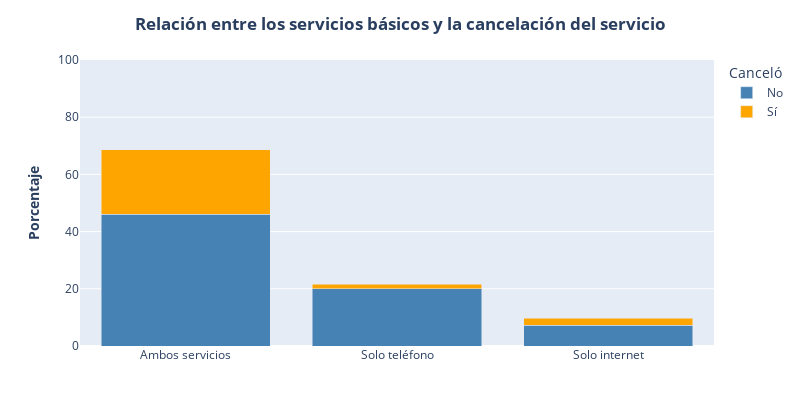

Here is the notebook cell this chart was saved with:
### Markdown cell above
##### 4.2.1.3 Exploración de características de servicios básicos y adicionales y la deserción de los clientes

### Code cell
# Exploramos las características de los servicios básicos contratados.
services_usage_churn_rate = round(full_data[['basic_services', 'churn']].value_counts(normalize=True) * 100, 2).reset_index(name='percentage')
services_usage_churn_rate['churn'] = services_usage_churn_rate['churn'].map({0: 'No', 1: 'Sí'})
services_usage_churn_rate['basic_services'] = services_usage_churn_rate['basic_services'].map(
    {'both': 'Ambos servicios', 'phone': 'Solo teléfono', 'internet': 'Solo internet'})   

fig = px.bar(services_usage_churn_rate, 
             x='basic_services', 
             y='percentage',
             color='churn',
             labels={'churn': 'Canceló'},
             width=800,
             height=400,
             color_discrete_map={'Sí': 'orange', 'No': 'steelblue'})

fig.update_layout(xaxis_title='',
    yaxis_title='<b>Porcentaje</b>',
    title={'text': '<b>Relación entre los servicios básicos y la cancelación del servicio</b>', 'x': 0.5},
    yaxis_range=[0,100],
    barmode='stack',
    margin=dict(b=20))
fig.show()

### Figure 1 — Plotly figure (JSON) as saved in the notebook; plotly's stock layout.template omitted (floating-point values rounded to 4 significant figures)
{"data": [{"hovertemplate": "Canceló=No<br>basic_services=%{x}<br>percentage=%{y}<extra></extra>", "legendgroup": "No", "marker": {"color": "steelblue", "pattern": {"shape": ""}}, "name": "No", "orientation": "v", "showlegend": true, "textposition": "auto", "type": "bar", "x": ["Ambos servicios", "Solo teléfono", "Solo internet"], "xaxis": "x", "y": [46.13, 20.06, 7.27], "yaxis": "y"}, {"hovertemplate": "Canceló=Sí<br>basic_services=%{x}<br>percentage=%{y}<extra></extra>", "legendgroup": "Sí", "marker": {"color": "orange", "pattern": {"shape": ""}}, "name": "Sí", "orientation": "v", "showlegend": true, "textposition": "auto", "type": "bar", "x": ["Ambos servicios", "Solo internet", "Solo teléfono"], "xaxis": "x", "y": [22.52, 2.41, 1.6], "yaxis": "y"}], "layout": {"barmode": "stack", "height": 400, "legend": {"title": {"text": "Canceló"}, "tracegroupgap": 0}, "margin": {"b": 20, "t": 60}, "title": {"text": "<b>Relación entre los servicios básicos y la cancelación del servicio</b>", "x": 0.5}, "width": 800, "xaxis": {"anchor": "y", "domain": [0, 1], "title": {"text": ""}}, "yaxis": {"anchor": "x", "domain": [0, 1], "range": [0, 100], "title": {"text": "<b>Porcentaje</b>"}}}}
